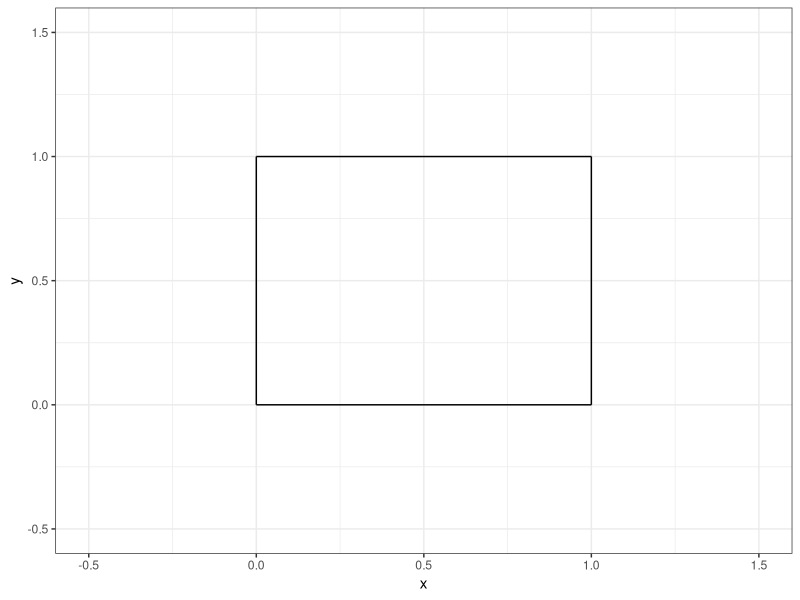
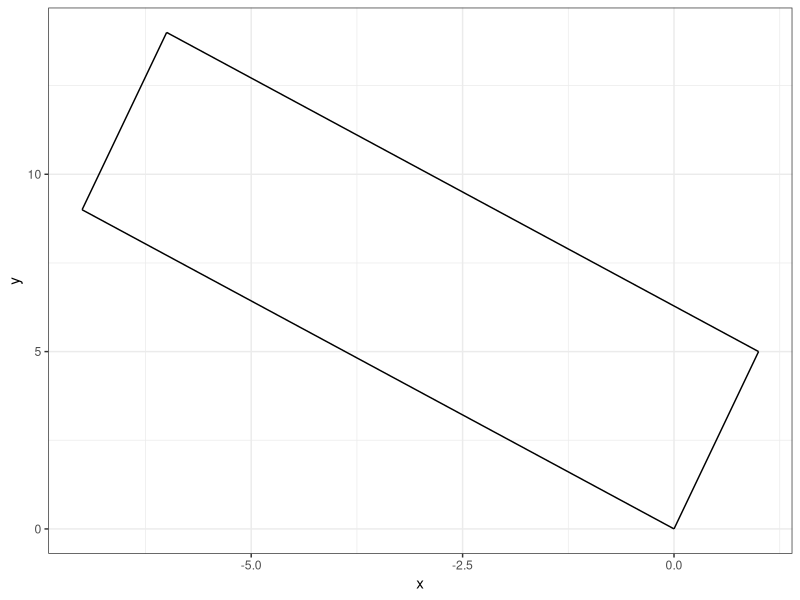

Write the R code that produced these figures, in order.
## ---- chunk 1
#| echo: false

default_chunk_hook  <- knitr::knit_hooks$get("chunk")

latex_font_size <- c("Huge", "huge", "LARGE", "Large", 
                     "large", "normalsize", "small", 
                     "footnotesize", "scriptsize", "tiny")

knitr::knit_hooks$set(chunk = function(x, options) {
  x <- default_chunk_hook(x, options)
  if(options$size %in% latex_font_size) {
    paste0("\n \\", options$size, "\n\n", 
      x, 
      "\n\n \\normalsize"
    )
  } else {
    x
  }
})

## ---- chunk 2
#| label: load-packages
#| include: false
library(tidyverse)
## ---- chunk 3
#| label: fig-unitsquare
#| fig-cap: "The unit square."
#| fig-width: 3
#| fig-height: 3
#| scale: "80%"
#| fig-align: "center"
#| size: "scriptsize"
p0 <- c(0, 0)
p1 <- c(1, 0)
p2 <- c(1, 1)
p3 <- c(0, 1)
ggplot() +
  geom_segment(aes(x = p0[1], y = p0[2], xend = p1[1], yend = p1[2])) +
  geom_segment(aes(x = p1[1], y = p1[2], xend = p2[1], yend = p2[2])) +
  geom_segment(aes(x = p2[1], y = p2[2], xend = p3[1], yend = p3[2])) +
  geom_segment(aes(x = p3[1], y = p3[2], xend = p0[1], yend = p0[2])) +
  theme_bw() +
  xlim(-0.5, 1.5) +
  ylim(-0.5, 1.5) +
  labs(x = "x", y = "y")
## ---- chunk 4
(A = matrix(data = c(1,-7,5,9), byrow = T, nrow = 2, ncol = 2))
## ---- chunk 5
M = matrix(data = c(1,0,0,1), byrow = T, nrow = 2, ncol = 2)
(T = A %*% M)
## ---- chunk 6
(basis.vector.1 = c(1,5))
(basis.vector.2 = c(-7,9))
## ---- chunk 7
p0 = c(0,0)
p1 = basis.vector.1
p2 = basis.vector.1 + basis.vector.2
p3 = basis.vector.2
## ---- chunk 8
#| label: fig-unitsquared
#| fig-cap: "The unit square (again!)."
#| fig-width: 3
#| fig-height: 3
#| scale: "80%"
#| fig-align: "center"
#| size: "scriptsize"
p0
p1
p2
p3
ggplot() +
  geom_segment(aes(x = p0[1], y = p0[2], xend = p1[1], yend = p1[2])) +
  geom_segment(aes(x = p1[1], y = p1[2], xend = p2[1], yend = p2[2])) +
  geom_segment(aes(x = p2[1], y = p2[2], xend = p3[1], yend = p3[2])) +
  geom_segment(aes(x = p3[1], y = p3[2], xend = p0[1], yend = p0[2])) +
  theme_bw() +
  # xlim(-8, 1.5) +
  # ylim(-0.5, 1.5) +
  labs(x = "x", y = "y")
## ---- chunk 9
(det(A))
## ---- chunk 10
(A = matrix(data = c(1,2,2,4), byrow = T, nrow = 2, ncol = 2))
